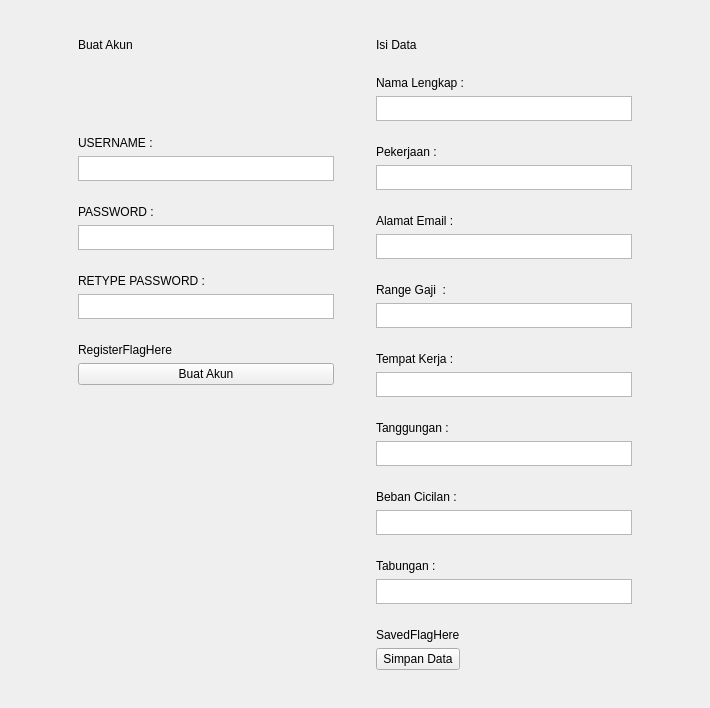
            <widget class="QWidget" name="CreatePage">
             <layout class="QHBoxLayout" name="horizontalLayout_22">
              <item>
               <widget class="QWidget" name="CreatePageSubContainer" native="true">
                <layout class="QHBoxLayout" name="horizontalLayout_24">
                 <item>
                  <spacer name="horizontalSpacer_7">
                   <property name="orientation">
                    <enum>Qt::Horizontal</enum>
                   </property>
                   <property name="sizeType">
                    <enum>QSizePolicy::Fixed</enum>
                   </property>
                   <property name="sizeHint" stdset="0">
                    <size>
                     <width>40</width>
                     <height>20</height>
                    </size>
                   </property>
                  </spacer>
                 </item>
                 <item>
                  <widget class="QWidget" name="KolomAkun" native="true">
                   <layout class="QVBoxLayout" name="verticalLayout_10">
                    <item alignment="Qt::AlignTop">
                     <widget class="QWidget" name="BuatAkunContainer" native="true">
                      <layout class="QVBoxLayout" name="verticalLayout_11">
                       <item alignment="Qt::AlignTop">
                        <widget class="QLabel" name="BuatAkunLabel">
                         <property name="text">
                          <string>Buat Akun</string>
                         </property>
                        </widget>
                       </item>
                      </layout>
                     </widget>
                    </item>
                    <item>
                     <spacer name="verticalSpacer_4">
                      <property name="orientation">
                       <enum>Qt::Vertical</enum>
                      </property>
                      <property name="sizeType">
                       <enum>QSizePolicy::Preferred</enum>
                      </property>
                      <property name="sizeHint" stdset="0">
                       <size>
                        <width>20</width>
                        <height>60</height>
                       </size>
                      </property>
                     </spacer>
                    </item>
                    <item alignment="Qt::AlignTop">
                     <widget class="QWidget" name="BuatUserContainer" native="true">
                      <layout class="QVBoxLayout" name="verticalLayout_12">
                       <item>
                        <widget class="QLabel" name="BuatUsernameLabel">
                         <property name="text">
                          <string>USERNAME :</string>
                         </property>
                        </widget>
                       </item>
                       <item>
                        <widget class="QTextEdit" name="BuatUserBox">
                         <property name="maximumSize">
                          <size>
                           <width>300</width>
                           <height>25</height>
                          </size>
                         </property>
                        </widget>
                       </item>
                      </layout>
                     </widget>
                    </item>
                    <item alignment="Qt::AlignTop">
                     <widget class="QWidget" name="BuatPasswordContainer" native="true">
                      <layout class="QVBoxLayout" name="verticalLayout_13">
                       <item>
                        <widget class="QLabel" name="BuatPasswordLabel">
                         <property name="text">
                          <string>PASSWORD :</string>
                         </property>
                        </widget>
                       </item>
                       <item>
                        <widget class="QTextEdit" name="BuatPasswordBox">
                         <property name="maximumSize">
                          <size>
                           <width>300</width>
                           <height>25</height>
                          </size>
                         </property>
                        </widget>
                       </item>
                      </layout>
                     </widget>
                    </item>
                    <item alignment="Qt::AlignTop">
                     <widget class="QWidget" name="RePassContainer" native="true">
                      <layout class="QVBoxLayout" name="verticalLayout_14">
                       <item>
                        <widget class="QLabel" name="RePassLabel">
                         <property name="text">
                          <string>RETYPE PASSWORD :</string>
                         </property>
                        </widget>
                       </item>
                       <item>
                        <widget class="QTextEdit" name="RePassBox">
                         <property name="maximumSize">
                          <size>
                           <width>300</width>
                           <height>25</height>
                          </size>
                         </property>
                        </widget>
                       </item>
                      </layout>
                     </widget>
                    </item>
                    <item alignment="Qt::AlignTop">
                     <widget class="QWidget" name="BuatAkunButContainer" native="true">
                      <layout class="QVBoxLayout" name="verticalLayout_5">
                       <item>
                        <widget class="QLabel" name="RegisterFlag">
                         <property name="text">
                          <string>RegisterFlagHere</string>
                         </property>
                        </widget>
                       </item>
                       <item>
                        <widget class="QPushButton" name="BuatAkunButton">
                         <property name="text">
                          <string>Buat Akun</string>
                         </property>
                        </widget>
                       </item>
                      </layout>
                     </widget>
                    </item>
                    <item>
                     <spacer name="verticalSpacer_5">
                      <property name="orientation">
                       <enum>Qt::Vertical</enum>
                      </property>
                      <property name="sizeHint" stdset="0">
                       <size>
                        <width>20</width>
                        <height>40</height>
                       </size>
                      </property>
                     </spacer>
                    </item>
                   </layout>
                  </widget>
                 </item>
                 <item alignment="Qt::AlignTop">
                  <widget class="QWidget" name="KolomData" native="true">
                   <layout class="QVBoxLayout" name="verticalLayout_15">
                    <item alignment="Qt::AlignTop">
                     <widget class="QWidget" name="IsiDataContainer" native="true">
                      <layout class="QVBoxLayout" name="verticalLayout_16">
                       <item alignment="Qt::AlignTop">
                        <widget class="QLabel" name="IsiDataLabel">
                         <property name="text">
                          <string>Isi Data</string>
                         </property>
                        </widget>
                       </item>
                      </layout>
                     </widget>
                    </item>
                    <item alignment="Qt::AlignTop">
                     <widget class="QWidget" name="NamaContainer" native="true">
                      <layout class="QVBoxLayout" name="verticalLayout_17">
                       <item>
                        <widget class="QLabel" name="NamaLabel">
                         <property name="text">
                          <string>Nama Lengkap :</string>
                         </property>
                        </widget>
                       </item>
                       <item>
                        <widget class="QTextEdit" name="NamaBox">
                         <property name="maximumSize">
                          <size>
                           <width>300</width>
                           <height>25</height>
                          </size>
                         </property>
                        </widget>
                       </item>
                      </layout>
                     </widget>
                    </item>
                    <item alignment="Qt::AlignTop">
                     <widget class="QWidget" name="PekerjaanContainer" native="true">
                      <layout class="QVBoxLayout" name="verticalLayout_18">
                       <item>
                        <widget class="QLabel" name="PekerjaanLabel">
                         <property name="text">
                          <string>Pekerjaan :</string>
                         </property>
                        </widget>
                       </item>
                       <item>
                        <widget class="QTextEdit" name="PekerjaanBox">
                         <property name="maximumSize">
                          <size>
                           <width>300</width>
                           <height>25</height>
                          </size>
                         </property>
                        </widget>
                       </item>
                      </layout>
                     </widget>
                    </item>
                    <item>
                     <widget class="QWidget" name="AlamatEmailContainer" native="true">
                      <layout class="QVBoxLayout" name="verticalLayout_2">
                       <item>
                        <widget class="QLabel" name="AlamatEmailLabel">
                         <property name="text">
                          <string>Alamat Email :</string>
                         </property>
                        </widget>
                       </item>
                       <item>
                        <widget class="QTextEdit" name="AlamatEmailBox">
                         <property name="maximumSize">
                          <size>
                           <width>300</width>
                           <height>25</height>
                          </size>
                         </property>
                        </widget>
                       </item>
                      </layout>
                     </widget>
                    </item>
                    <item alignment="Qt::AlignTop">
                     <widget class="QWidget" name="GajiContainer" native="true">
                      <layout class="QVBoxLayout" name="verticalLayout_19">
                       <item>
                        <widget class="QLabel" name="GajiLabel">
                         <property name="text">
                          <string>Range Gaji  :</string>
                         </property>
                        </widget>
                       </item>
                       <item>
                        <widget class="QTextEdit" name="GajiBox">
                         <property name="maximumSize">
                          <size>
                           <width>300</width>
                           <height>25</height>
                          </size>
                         </property>
                        </widget>
                       </item>
                      </layout>
                     </widget>
                    </item>
                    <item alignment="Qt::AlignTop">
                     <widget class="QWidget" name="TempatKerjaContainer" native="true">
                      <layout class="QVBoxLayout" name="verticalLayout_20">
                       <item>
                        <widget class="QLabel" name="TempatKerjaLabel">
                         <property name="text">
                          <string>Tempat Kerja :</string>
                         </property>
                        </widget>
                       </item>
                       <item>
                        <widget class="QTextEdit" name="TempatKerjaBox">
                         <property name="maximumSize">
                          <size>
                           <width>300</width>
                           <height>25</height>
                          </size>
                         </property>
                        </widget>
                       </item>
                      </layout>
                     </widget>
                    </item>
                    <item alignment="Qt::AlignTop">
                     <widget class="QWidget" name="TanggunganContainer" native="true">
                      <layout class="QVBoxLayout" name="verticalLayout_21">
                       <item>
                        <widget class="QLabel" name="TanggunganLabel">
                         <property name="text">
                          <string>Tanggungan :</string>
                         </property>
                        </widget>
                       </item>
                       <item>
                        <widget class="QTextEdit" name="TanggunganBox">
                         <property name="maximumSize">
                          <size>
                           <width>300</width>
                           <height>25</height>
                          </size>
                         </property>
                        </widget>
                       </item>
                      </layout>
                     </widget>
                    </item>
                    <item alignment="Qt::AlignTop">
                     <widget class="QWidget" name="CicilanContainer" native="true">
                      <layout class="QVBoxLayout" name="verticalLayout_22">
                       <item>
                        <widget class="QLabel" name="CicilanLabel">
                         <property name="text">
                          <string>Beban Cicilan :</string>
                         </property>
                        </widget>
                       </item>
                       <item>
                        <widget class="QTextEdit" name="CicilanBox">
                         <property name="maximumSize">
                          <size>
                           <width>300</width>
                           <height>25</height>
                          </size>
                         </property>
                        </widget>
                       </item>
                      </layout>
                     </widget>
                    </item>
                    <item alignment="Qt::AlignTop">
                     <widget class="QWidget" name="TabunganContainer" native="true">
                      <layout class="QVBoxLayout" name="verticalLayout_23">
                       <item>
                        <widget class="QLabel" name="TabunganLabel">
                         <property name="text">
                          <string>Tabungan :</string>
                         </property>
                        </widget>
                       </item>
                       <item>
                        <widget class="QTextEdit" name="TabunganBox">
                         <property name="maximumSize">
                          <size>
                           <width>300</width>
                           <height>25</height>
                          </size>
                         </property>
                        </widget>
                       </item>
                      </layout>
                     </widget>
                    </item>
                    <item alignment="Qt::AlignLeft">
                     <widget class="QWidget" name="SimpanDataContainer" native="true">
                      <layout class="QVBoxLayout" name="verticalLayout_24">
                       <item>
                        <widget class="QLabel" name="SavedFlag">
                         <property name="text">
                          <string>SavedFlagHere</string>
                         </property>
                        </widget>
                       </item>
                       <item>
                        <widget class="QPushButton" name="SimpanDataButton">
                         <property name="text">
                          <string>Simpan Data</string>
                         </property>
                        </widget>
                       </item>
                      </layout>
                     </widget>
                    </item>
                   </layout>
                  </widget>
                 </item>
                 <item>
                  <spacer name="horizontalSpacer_8">
                   <property name="orientation">
                    <enum>Qt::Horizontal</enum>
                   </property>
                   <property name="sizeHint" stdset="0">
                    <size>
                     <width>40</width>
                     <height>20</height>
                    </size>
                   </property>
                  </spacer>
                 </item>
                </layout>
               </widget>
              </item>
             </layout>
            </widget>
